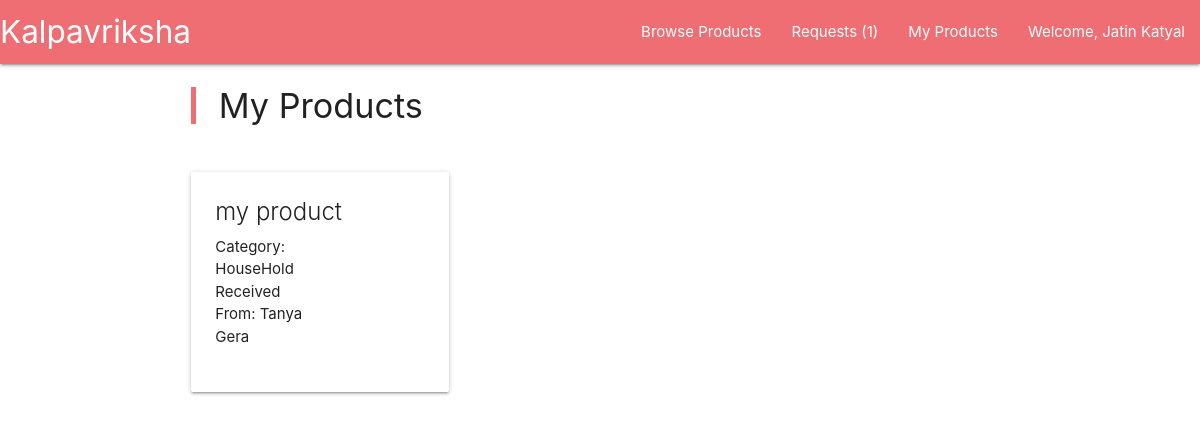
The app's page /myProducts (signed in) with its own data.
### main/models.py (models this page shows, shortened)
class Traded(models.Model):
	product = models.ForeignKey(Product, on_delete = models.CASCADE, related_name="trade_product")
	receiver = models.ForeignKey(User, on_delete = models.CASCADE)

class Product(models.Model):
	title = models.CharField(max_length=200)
	description = models.TextField()
	image = models.ImageField(upload_to = 'main/static/pic_folder/', blank = False, null = True)
	category = models.IntegerField(choices = tuple([ x for x in enumerate(category_choice)]))
	date = models.DateField(default = timezone.now())
	owner = models.ForeignKey(User, on_delete = models.CASCADE)

### main/views.py (the view)
@login_required
def myProducts(request):
	products = Traded.objects.filter(receiver = request.user)
	context = {
		'products' : products
	}
	return render(request, 'myProducts.html', context)

### main/context_processors.py (called while the page is built)
def add_request_count(request):
	if request.user.is_authenticated:
		count = TradeRequest.objects.filter(product__in = request.user.product_set.all()).count()
	else:
		count = 0
	return {'count' : count}

### main/template/myProducts.html (shortened to what this page needs)
{% extends 'base.html' %}
{% load static %}
{% block content %}
	{% include 'navbar.html' %}
	<div class="container">
		<div class="row">
			<div class="col s12 m6">
				<blockquote> <h4> My Products </h4> </blockquote>
			</div>
		</div>
		<div class="row">
			{% for product in products %}
				<div class="col s12 m6 l4">
					<div class="card">
						<div class="card-content">
							<span class="card-title"> {{ product.product.title }} </span>
							<div class="row">
								<div class="col s12 m6">
									Category: {{ product.product.get_category_display }} <br>
									Received From: {{ product.product.owner.first_name }} {{ product.product.owner.last_name }}
								</div>
							</div>
						</div>
					</div>
				</div>
			{% endfor %}
		</div>
	</div>
{% endblock %}

### main/template/navbar.html (shortened to what this page needs)
<nav>
	<div class="nav-wrapper">
		<a href="{% url 'index' %}" class="brand-logo left" style="margin-right:20px">Kalpavriksha</a>
		<ul id="nav-mobile" class="right">
			<li> <a href="{% url 'browse_products' %}"> Browse Products </a> </li>
			{% if user.is_authenticated %}
			<li> <a href="{% url 'requests' %}"> Requests ({{ count }}) </a> </li>
				<li> <a href="{% url 'my_products' %}"> My Products </a> </li>
				<li>
					<a class="dropdown-trigger" href="#!" data-target="user-content">Welcome, {{ user.first_name }} {{ user.last_name }}</a>
				</li>
			{% else %}
			<li>
				<a class="modal-trigger" href="#login-modal">Login</a>
			</li>
			{% endif %}
		</ul>
	</div>
</nav>

### records on screen
Traded: product "my product", product.category "HouseHold", product.owner.first_name "Tanya", product.owner.last_name "Gera"

### other values on screen
{{ count }} "1"
{{ user.first_name }} "Jatin"
{{ user.last_name }} "Katyal"
